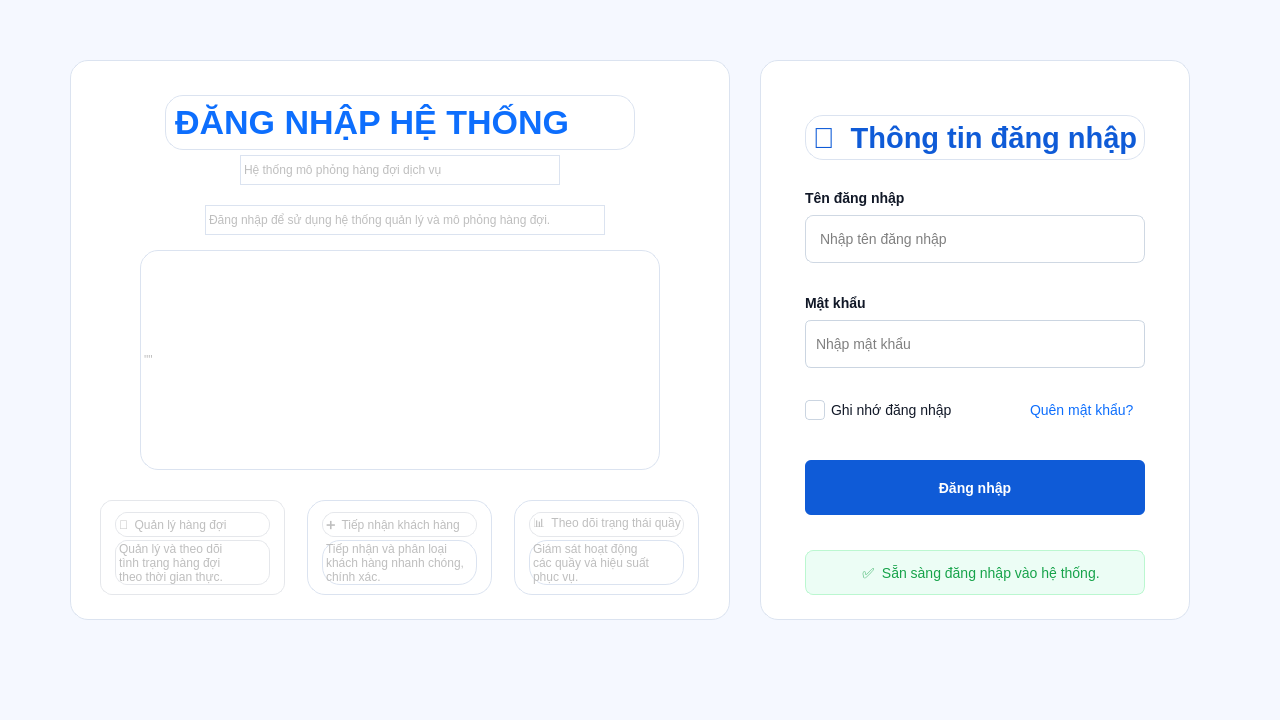
<?xml version="1.0" encoding="UTF-8"?>
<ui version="4.0">
 <class>LoginForm</class>
 <widget class="QWidget" name="LoginForm">
  <property name="enabled">
   <bool>false</bool>
  </property>
  <property name="geometry">
   <rect>
    <x>0</x>
    <y>0</y>
    <width>1280</width>
    <height>720</height>
   </rect>
  </property>
  <property name="minimumSize">
   <size>
    <width>1280</width>
    <height>720</height>
   </size>
  </property>
  <property name="windowTitle">
   <string>Hệ thống mô phỏng hàng đợi dịch vụ</string>
  </property>
  <property name="styleSheet">
   <string notr="true">QWidget{background:#f5f8ff;} QFrame#card{background:white;border:1px solid #d9e2f2;border-radius:14px;} QLineEdit{background:white;border:1px solid #cbd5e1;border-radius:6px;padding:8px;font-size:14px;} QPushButton{background:#0f5bd7;color:white;border-radius:6px;font-weight:700;font-size:14px;}</string>
  </property>
  <widget class="QFrame" name="rightFrame">
   <property name="geometry">
    <rect>
     <x>760</x>
     <y>60</y>
     <width>430</width>
     <height>560</height>
    </rect>
   </property>
   <property name="styleSheet">
    <string notr="true">QFrame {
    background-color: white;
    border: 1px solid #dbe3f0;
    border-radius: 18px;
}</string>
   </property>
   <widget class="QLabel" name="lblTieuDe1">
    <property name="geometry">
     <rect>
      <x>45</x>
      <y>55</y>
      <width>340</width>
      <height>45</height>
     </rect>
    </property>
    <property name="font">
     <font>
      <family>Segoe UI</family>
      <pointsize>22</pointsize>
      <bold>true</bold>
     </font>
    </property>
    <property name="styleSheet">
     <string notr="true">color:#0f5bd7;</string>
    </property>
    <property name="text">
     <string>👤  Thông tin đăng nhập</string>
    </property>
    <property name="alignment">
     <set>Qt::AlignmentFlag::AlignCenter</set>
    </property>
   </widget>
   <widget class="QPushButton" name="btnDangNhap">
    <property name="geometry">
     <rect>
      <x>45</x>
      <y>400</y>
      <width>340</width>
      <height>55</height>
     </rect>
    </property>
    <property name="text">
     <string>Đăng nhập</string>
    </property>
   </widget>
   <widget class="QLabel" name="lblThongBao">
    <property name="enabled">
     <bool>false</bool>
    </property>
    <property name="geometry">
     <rect>
      <x>45</x>
      <y>490</y>
      <width>340</width>
      <height>45</height>
     </rect>
    </property>
    <property name="styleSheet">
     <string notr="true">QLabel {
    background-color: #ecfdf5;
    color: #16a34a;
    border: 1px solid #bbf7d0;
    border-radius: 8px;
    padding-left: 12px;
    font-size: 14px;
}</string>
    </property>
    <property name="text">
     <string>✅  Sẵn sàng đăng nhập vào hệ thống.</string>
    </property>
    <property name="alignment">
     <set>Qt::AlignmentFlag::AlignCenter</set>
    </property>
   </widget>
   <widget class="QLabel" name="lblThongTinDangNhap">
    <property name="geometry">
     <rect>
      <x>45</x>
      <y>125</y>
      <width>200</width>
      <height>25</height>
     </rect>
    </property>
    <property name="font">
     <font>
      <pointsize>-1</pointsize>
      <bold>true</bold>
     </font>
    </property>
    <property name="styleSheet">
     <string notr="true">QLabel{
    color:#111827;
    border:none;
    background:transparent;
    font-size:14px;
    font-weight:bold;
}</string>
    </property>
    <property name="text">
     <string>Tên đăng nhập</string>
    </property>
   </widget>
   <widget class="QLineEdit" name="txtUsername">
    <property name="geometry">
     <rect>
      <x>45</x>
      <y>155</y>
      <width>340</width>
      <height>48</height>
     </rect>
    </property>
    <property name="styleSheet">
     <string notr="true">QLineEdit{
    border:1px solid #cfd8e3;
    border-radius:8px;
    padding-left:12px;
    font-size:14px;
    background:white;
}

QLineEdit:focus{
    border:2px solid #0d6efd;
}</string>
    </property>
    <property name="placeholderText">
     <string>Nhập tên đăng nhập</string>
    </property>
   </widget>
   <widget class="QCheckBox" name="chkRemember">
    <property name="geometry">
     <rect>
      <x>45</x>
      <y>335</y>
      <width>180</width>
      <height>30</height>
     </rect>
    </property>
    <property name="styleSheet">
     <string notr="true">QCheckBox {
    color: #111827;
    font-size: 14px;
    background: transparent;
    border: none;
}

QCheckBox::indicator {
    width: 18px;
    height: 18px;
    border: 1px solid #cbd5e1;
    border-radius: 4px;
    background: white;
}

QCheckBox::indicator:checked {
    background-color: #0d6efd;
    border: 1px solid #0d6efd;
}</string>
    </property>
    <property name="text">
     <string>Ghi nhớ đăng nhập</string>
    </property>
   </widget>
   <widget class="QLabel" name="lblQuenMatKhau">
    <property name="geometry">
     <rect>
      <x>270</x>
      <y>335</y>
      <width>120</width>
      <height>30</height>
     </rect>
    </property>
    <property name="styleSheet">
     <string notr="true">QLabel {
    color: #0d6efd;
    font-size: 14px;
    border: none;
}</string>
    </property>
    <property name="text">
     <string>Quên mật khẩu?</string>
    </property>
   </widget>
   <widget class="QLabel" name="lblMatKhau">
    <property name="geometry">
     <rect>
      <x>45</x>
      <y>230</y>
      <width>200</width>
      <height>25</height>
     </rect>
    </property>
    <property name="font">
     <font>
      <pointsize>-1</pointsize>
      <bold>true</bold>
     </font>
    </property>
    <property name="styleSheet">
     <string notr="true">QLabel{
    color:#111827;
    border:none;
    background:transparent;
    font-size:14px;
    font-weight:bold;
}</string>
    </property>
    <property name="text">
     <string>Mật khẩu</string>
    </property>
   </widget>
   <widget class="QLineEdit" name="txtPassword">
    <property name="geometry">
     <rect>
      <x>45</x>
      <y>260</y>
      <width>340</width>
      <height>48</height>
     </rect>
    </property>
    <property name="echoMode">
     <enum>QLineEdit::EchoMode::Password</enum>
    </property>
    <property name="placeholderText">
     <string>Nhập mật khẩu</string>
    </property>
   </widget>
  </widget>
  <widget class="QFrame" name="leftFrame">
   <property name="geometry">
    <rect>
     <x>70</x>
     <y>60</y>
     <width>660</width>
     <height>560</height>
    </rect>
   </property>
   <property name="styleSheet">
    <string notr="true">QFrame {
    background-color: white;
    border: 1px solid #dbe3f0;
    border-radius: 18px;
}</string>
   </property>
   <property name="frameShape">
    <enum>QFrame::Shape::StyledPanel</enum>
   </property>
   <property name="frameShadow">
    <enum>QFrame::Shadow::Raised</enum>
   </property>
   <widget class="QLabel" name="lblTieuDe">
    <property name="geometry">
     <rect>
      <x>95</x>
      <y>35</y>
      <width>470</width>
      <height>55</height>
     </rect>
    </property>
    <property name="styleSheet">
     <string notr="true">QLabel {
    color: #0d6efd;
    font-size: 34px;
    font-weight: bold;
}</string>
    </property>
    <property name="text">
     <string>ĐĂNG NHẬP HỆ THỐNG</string>
    </property>
   </widget>
   <widget class="QLabel" name="lblPhuDe">
    <property name="geometry">
     <rect>
      <x>170</x>
      <y>95</y>
      <width>320</width>
      <height>30</height>
     </rect>
    </property>
    <property name="midLineWidth">
     <number>-5</number>
    </property>
    <property name="text">
     <string>Hệ thống mô phỏng hàng đợi dịch vụ</string>
    </property>
   </widget>
   <widget class="QLabel" name="lblPhuDe_2">
    <property name="geometry">
     <rect>
      <x>135</x>
      <y>145</y>
      <width>400</width>
      <height>30</height>
     </rect>
    </property>
    <property name="text">
     <string>Đăng nhập để sử dụng hệ thống quản lý và mô phỏng hàng đợi.</string>
    </property>
   </widget>
   <widget class="QLabel" name="label_3">
    <property name="geometry">
     <rect>
      <x>70</x>
      <y>190</y>
      <width>520</width>
      <height>220</height>
     </rect>
    </property>
    <property name="styleSheet">
     <string notr="true"/>
    </property>
    <property name="text">
     <string>&quot;&quot;</string>
    </property>
   </widget>
   <widget class="QFrame" name="frameQuanLy">
    <property name="geometry">
     <rect>
      <x>30</x>
      <y>440</y>
      <width>185</width>
      <height>95</height>
     </rect>
    </property>
    <property name="styleSheet">
     <string notr="true">QFrame{
    background:white;
    border:1px solid #e5e7eb;
    border-radius:12px;
}</string>
    </property>
    <property name="frameShape">
     <enum>QFrame::Shape::StyledPanel</enum>
    </property>
    <property name="frameShadow">
     <enum>QFrame::Shadow::Raised</enum>
    </property>
    <widget class="QLabel" name="label_4">
     <property name="geometry">
      <rect>
       <x>15</x>
       <y>12</y>
       <width>155</width>
       <height>25</height>
      </rect>
     </property>
     <property name="styleSheet">
      <string notr="true">QFrame {
    background-color: white;
    border: 1px solid #e5e7eb;
    border-radius: 12px;
}</string>
     </property>
     <property name="text">
      <string>👥  Quản lý hàng đợi</string>
     </property>
    </widget>
    <widget class="QLabel" name="label_8">
     <property name="geometry">
      <rect>
       <x>15</x>
       <y>40</y>
       <width>155</width>
       <height>45</height>
      </rect>
     </property>
     <property name="text">
      <string>Quản lý và theo dõi
tình trạng hàng đợi
theo thời gian thực.</string>
     </property>
    </widget>
   </widget>
   <widget class="QFrame" name="frame">
    <property name="geometry">
     <rect>
      <x>237</x>
      <y>440</y>
      <width>185</width>
      <height>95</height>
     </rect>
    </property>
    <property name="frameShape">
     <enum>QFrame::Shape::StyledPanel</enum>
    </property>
    <property name="frameShadow">
     <enum>QFrame::Shadow::Raised</enum>
    </property>
    <widget class="QLabel" name="label_5">
     <property name="geometry">
      <rect>
       <x>15</x>
       <y>12</y>
       <width>155</width>
       <height>25</height>
      </rect>
     </property>
     <property name="styleSheet">
      <string notr="true">QFrame {
    background-color: white;
    border: 1px solid #e5e7eb;
    border-radius: 12px;
}</string>
     </property>
     <property name="text">
      <string>➕  Tiếp nhận khách hàng</string>
     </property>
    </widget>
    <widget class="QLabel" name="label_9">
     <property name="geometry">
      <rect>
       <x>15</x>
       <y>40</y>
       <width>155</width>
       <height>45</height>
      </rect>
     </property>
     <property name="text">
      <string>Tiếp nhận và phân loại
khách hàng nhanh chóng,
chính xác.</string>
     </property>
    </widget>
   </widget>
   <widget class="QFrame" name="frame_2">
    <property name="geometry">
     <rect>
      <x>444</x>
      <y>440</y>
      <width>185</width>
      <height>95</height>
     </rect>
    </property>
    <property name="frameShape">
     <enum>QFrame::Shape::StyledPanel</enum>
    </property>
    <property name="frameShadow">
     <enum>QFrame::Shadow::Raised</enum>
    </property>
    <widget class="QLabel" name="label_6">
     <property name="geometry">
      <rect>
       <x>15</x>
       <y>12</y>
       <width>155</width>
       <height>25</height>
      </rect>
     </property>
     <property name="styleSheet">
      <string notr="true">QFrame {
    background-color: white;
    border: 1px solid #e5e7eb;
    border-radius: 12px;
}</string>
     </property>
     <property name="text">
      <string>📊  Theo dõi trạng thái quầy</string>
     </property>
    </widget>
    <widget class="QLabel" name="label_10">
     <property name="geometry">
      <rect>
       <x>15</x>
       <y>40</y>
       <width>155</width>
       <height>45</height>
      </rect>
     </property>
     <property name="text">
      <string>Giám sát hoạt động
các quầy và hiệu suất
phục vụ.</string>
     </property>
    </widget>
   </widget>
  </widget>
 </widget>
 <resources/>
 <connections/>
</ui>
